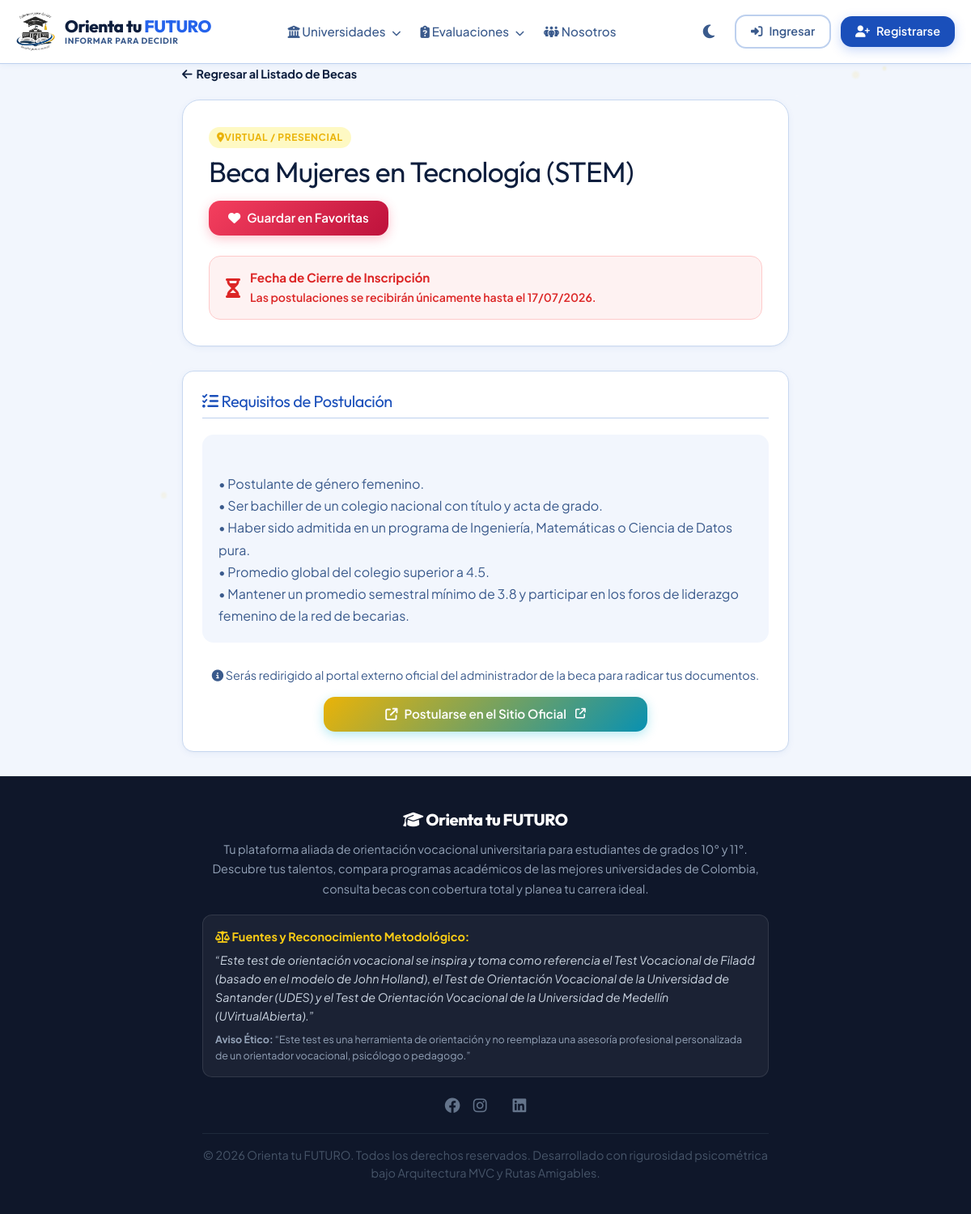
Screenshot of /becas/detalle?id=2 with the database file from the repository.
### tables this page shows
CREATE TABLE `becas` (
  `id_becas` int(11) NOT NULL,
  `nombre_beca` varchar(100) NOT NULL,
  `campus` varchar(50) DEFAULT NULL,
  `requisitos` text DEFAULT NULL,
  `fecha_limite` date DEFAULT NULL,
  `enlace` varchar(255) DEFAULT NULL
);

### controladores/controlador_becas.php (called while the page is built, shortened)
<?php
include_once "modelos/beca.php";
class ControladorBecas {
    public function detalle() {
        $id = $_GET['id'];
        $beca = Beca::obtenerPorId($id);
        include_once "vistas/becas/detalle.php";
    }
}
?>

### index.php (called while the page is built, shortened)
<?php
include_once("vistas/plantilla.php");
?>

### modelos/beca.php (called while the page is built, shortened)
<?php
class Beca {
    public static function obtenerPorId($id) {
        $db = baseDatos::crearInstancia();
        $sql = "SELECT * FROM becas WHERE id_becas = ?";
        $consulta = $db->prepare($sql);
        $consulta->execute([$id]);
        return $consulta->fetch();
    }
}
?>

### vistas/becas/detalle.php (the view)
<?php $url_base = constant('URL_BASE'); ?>
<div style="max-width: 750px; margin: 0 auto;">
    <a href="<?php echo $url_base; ?>becas/inicio" style="font-weight: 700; font-size: 0.9rem; display: inline-flex; align-items: center; gap: 5px; margin-bottom: 20px;">
        <i class="fa-solid fa-arrow-left"></i> Regresar al Listado de Becas
    </a>
    <div class="card-premium" style="margin-bottom: 30px;">
        <div style="display: flex; justify-content: space-between; align-items: flex-start; flex-wrap: wrap; gap: 15px; margin-bottom: 20px;">
            <div>
                <span class="badge badge-accent" style="margin-bottom: 8px;"><i class="fa-solid fa-location-dot"></i> <?php echo htmlspecialchars($beca['campus']); ?></span>
                <h1 style="font-size: 2.2rem; line-height: 1.2; color: var(--text-primary);"><?php echo htmlspecialchars($beca['nombre_beca']); ?></h1>
            </div>
            <a href="<?php echo $url_base; ?>usuarios/guardarBeca?id=<?php echo $beca['id_becas']; ?>" class="btn btn-primary" style="background: linear-gradient(135deg, #f43f5e 0%, #be123c 100%); box-shadow: 0 4px 14px rgb(244 63 94 / 0.3);">
                <i class="fa-solid fa-heart"></i> Guardar en Favoritas
            </a>
        </div>
        <div style="background-color: #fef2f2; border: 1px solid #fecaca; border-radius: var(--radius-md); padding: 15px 20px; display: flex; align-items: center; gap: 12px; margin-top: 25px; color: var(--danger);">
            <div style="font-size: 1.5rem;"><i class="fa-solid fa-hourglass-half"></i></div>
            <div>
                <strong style="display: block; font-size: 0.95rem;">Fecha de Cierre de Inscripción</strong>
                <span style="font-size: 0.88rem; font-weight: 600;">Las postulaciones se recibirán únicamente hasta el <?php echo date("d/m/Y", strtotime($beca['fecha_limite'])); ?>.</span>
            </div>
        </div>
    </div>
    <div class="card" style="margin-bottom: 30px;">
        <h3 style="font-size: 1.25rem; margin-bottom: 20px; color: var(--primary); border-bottom: 1px solid var(--border-color); padding-bottom: 8px;">
            <i class="fa-solid fa-list-check"></i> Requisitos de Postulación
        </h3>
        <div style="line-height: 1.7; color: var(--text-secondary); font-size: 1rem; white-space: pre-line; background-color: var(--bg-main); padding: 20px; border-radius: var(--radius-md);">
            <?php echo htmlspecialchars($beca['requisitos']); ?>
        </div>
        <div style="margin-top: 30px; text-align: center;">
            <p style="font-size: 0.9rem; color: var(--text-secondary); margin-bottom: 15px;">
                <i class="fa-solid fa-circle-info"></i> Serás redirigido al portal externo oficial del administrador de la beca para radicar tus documentos.
            </p>
            <a href="<?php echo htmlspecialchars($beca['enlace']); ?>" target="_blank" class="btn btn-accent btn-lg" style="width: 100%; max-width: 400px;">
                <i class="fa-solid fa-arrow-up-right-from-square"></i> Postularse en el Sitio Oficial <i class="fa-solid fa-external-link" style="font-size: 0.8rem; margin-left: 3px;"></i>
            </a>
        </div>
    </div>
</div>

### recursos/css/miestilo.css (style rules this page uses)
:root { --bg-main: #f2f6fd; --bg-card: #ffffff; --bg-navbar: rgba(255, 255, 255, 0.96); --bg-section: #e8f0fa; --text-primary: #0d1e3d; --text-secondary: #3a5a8c; --primary: #1a4fba; --primary-light: #ddeaff; --primary-hover: #0f3a9e; --accent: #eab308; --accent-light: #fef9c3; --success: #059669; --warning: #d97706; --danger: #dc2626; --border-color: #bdd0ee; --font-sans: 'Plus Jakarta Sans', -apple-system, sans-serif; --font-heading: 'Outfit', sans-serif; --shadow-sm: 0 1px 3px rgba(26, 79, 186, 0.08); --shadow-md: 0 4px 12px rgba(26, 79, 186, 0.10), 0 1px 4px rgba(0,0,0,0.04); --shadow-lg: 0 10px 30px rgba(26, 79, 186, 0.12), 0 4px 10px rgba(0,0,0,0.06); --shadow-premium: 0 20px 40px rgba(26, 79, 186, 0.14), 0 8px 16px rgba(0,0,0,0.05); --radius-sm: 8px; --radius-md: 14px; --radius-lg: 22px; --radius-full: 9999px; --transition: all 0.3s cubic-bezier(0.4, 0, 0.2, 1); }
* { margin: 0; padding: 0; box-sizing: border-box; }
body { background-color: var(--bg-main); color: var(--text-primary); font-family: var(--font-sans); line-height: 1.6; overflow-x: hidden; transition: background-color 0.4s ease, color 0.3s ease; }
h1, h2, h3, h4, h5, h6 { font-family: var(--font-heading); font-weight: 700; letter-spacing: -0.02em; line-height: 1.25; }
a { color: var(--primary); text-decoration: none; transition: var(--transition); }
.btn { display: inline-flex; align-items: center; justify-content: center; padding: 10px 24px; font-size: 0.95rem; font-weight: 600; border-radius: var(--radius-md); cursor: pointer; transition: var(--transition); border: none; gap: 8px; }
.btn-primary { background-color: var(--primary); color: white; box-shadow: 0 4px 14px rgba(37, 99, 235, 0.25); }
.btn-accent { background: linear-gradient(135deg, var(--accent) 0%, #0891b2 100%); color: white; box-shadow: 0 4px 14px rgb(6 182 212 / 0.3); }
.layout-container { min-height: 100vh; display: flex; flex-direction: column; }
.card { background-color: var(--bg-card); border-radius: var(--radius-md); border: 1px solid var(--border-color); box-shadow: var(--shadow-sm); padding: 24px; transition: var(--transition); }
.card-premium { background-color: var(--bg-card); border-radius: var(--radius-lg); border: 1px solid var(--border-color); box-shadow: var(--shadow-premium); padding: 32px; transition: var(--transition); }
.badge { display: inline-flex; align-items: center; padding: 4px 10px; font-size: 0.75rem; font-weight: 700; text-transform: uppercase; letter-spacing: 0.05em; border-radius: var(--radius-full); }
.badge-accent { background-color: var(--accent-light); color: var(--accent); }
[data-theme="light"] body { background-color: #f2f6fd; }
[data-theme="light"] .card, [data-theme="light"] .card-premium, [data-theme="light"] .filter-sidebar, [data-theme="light"] .chart-container, [data-theme="light"] .question-card, [data-theme="light"] .auth-card, [data-theme="light"] .map-card-container { background: #ffffff; border-color: #c8d8f0; box-shadow: 0 2px 8px rgba(26,79,186,0.06), 0 1px 3px rgba(0,0,0,0.03); }
.card, .card-premium, .bento-card, .list-item-fav, .question-card, .auth-card, .feature-card, .map-card-container, .filter-sidebar, .chart-container { position: relative; overflow: hidden; --glow-x: 50%; --glow-y: 50%; --glow-opacity: 0; transition: transform 0.35s cubic-bezier(0.23, 1, 0.32, 1), box-shadow 0.35s cubic-bezier(0.23, 1, 0.32, 1), border-color 0.35s ease; }
.card::before, .card-premium::before, .bento-card::before, .list-item-fav::before, .question-card::before, .auth-card::before, .feature-card::before, .map-card-container::before, .filter-sidebar::before, .chart-container::before { content: ''; position: absolute; top: 0; left: 0; right: 0; bottom: 0; background: radial-gradient( circle 160px at var(--glow-x) var(--glow-y), rgba(37, 99, 235, 0.13) 0%, rgba(250, 204, 21, 0.06) 50%, transparent 70% ); opacity: var(--glow-opacity); transition: opacity 0.4s ease; pointer-events: none; z-index: 0; border-radius: inherit; }
.btn, [class*="btn-"] { position: relative; overflow: hidden; isolation: isolate; }
.btn::after { content: ''; position: absolute; inset: 0; background: radial-gradient( circle at var(--btn-gx, 50%) var(--btn-gy, 50%), rgba(255,255,255,0.15) 0%, transparent 65% ); opacity: 0; transition: opacity 0.3s ease; pointer-events: none; }
.badge { transition: transform 0.2s ease, box-shadow 0.2s ease; }

### rows the page displays
becas: campus "VIRTUAL / PRESENCIAL", nombre_beca "Beca Mujeres en Tecnología (STEM)", fecha_limite "17/07/2026", requisitos "• Postulante de género femenino. • Ser bachiller de un colegio nacional con título y acta de grado. • Haber sido admitida en un programa de Ingeniería, Matemáticas o Ciencia de Datos pura. • Promedio global del colegio superior a 4.5. • Mantener un promedio semestral mínimo de 3.8 y participar en los foros de liderazgo femenino de la red de becarias."
